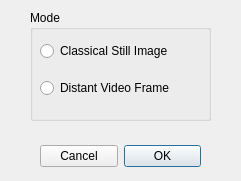
<ui version="4.0" >
 <class>ModeDialog</class>
 <widget class="QDialog" name="ModeDialog" >
  <property name="windowModality" >
   <enum>Qt::WindowModal</enum>
  </property>
  <property name="geometry" >
   <rect>
    <x>0</x>
    <y>0</y>
    <width>241</width>
    <height>181</height>
   </rect>
  </property>
  <property name="sizePolicy" >
   <sizepolicy vsizetype="Fixed" hsizetype="Fixed" >
    <horstretch>0</horstretch>
    <verstretch>0</verstretch>
   </sizepolicy>
  </property>
  <property name="windowTitle" >
   <string>Select Mode</string>
  </property>
  <property name="modal" >
   <bool>true</bool>
  </property>
  <widget class="QDialogButtonBox" name="buttonBox" >
   <property name="geometry" >
    <rect>
     <x>40</x>
     <y>140</y>
     <width>161</width>
     <height>32</height>
    </rect>
   </property>
   <property name="layoutDirection" >
    <enum>Qt::RightToLeft</enum>
   </property>
   <property name="orientation" >
    <enum>Qt::Horizontal</enum>
   </property>
   <property name="standardButtons" >
    <set>QDialogButtonBox::Cancel|QDialogButtonBox::Ok</set>
   </property>
  </widget>
  <widget class="QGroupBox" name="groupBox" >
   <property name="geometry" >
    <rect>
     <x>30</x>
     <y>10</y>
     <width>181</width>
     <height>111</height>
    </rect>
   </property>
   <property name="title" >
    <string>Mode</string>
   </property>
   <widget class="QWidget" name="layoutWidget" >
    <property name="geometry" >
     <rect>
      <x>10</x>
      <y>20</y>
      <width>161</width>
      <height>80</height>
     </rect>
    </property>
    <layout class="QVBoxLayout" name="verticalLayout" >
     <item>
      <widget class="QRadioButton" name="stillRadioButton" >
       <property name="text" >
        <string>Classical Still Image</string>
       </property>
      </widget>
     </item>
     <item>
      <widget class="QRadioButton" name="videoRadioButton" >
       <property name="text" >
        <string>Distant Video Frame</string>
       </property>
      </widget>
     </item>
    </layout>
   </widget>
  </widget>
 </widget>
 <resources/>
 <connections>
  <connection>
   <sender>buttonBox</sender>
   <signal>accepted()</signal>
   <receiver>ModeDialog</receiver>
   <slot>accept()</slot>
   <hints>
    <hint type="sourcelabel" >
     <x>218</x>
     <y>154</y>
    </hint>
    <hint type="destinationlabel" >
     <x>157</x>
     <y>182</y>
    </hint>
   </hints>
  </connection>
  <connection>
   <sender>buttonBox</sender>
   <signal>rejected()</signal>
   <receiver>ModeDialog</receiver>
   <slot>reject()</slot>
   <hints>
    <hint type="sourcelabel" >
     <x>220</x>
     <y>160</y>
    </hint>
    <hint type="destinationlabel" >
     <x>233</x>
     <y>182</y>
    </hint>
   </hints>
  </connection>
  <connection>
   <sender>stillRadioButton</sender>
   <signal>clicked()</signal>
   <receiver>ModeDialog</receiver>
   <slot>modeButtonClicked()</slot>
   <hints>
    <hint type="sourcelabel" >
     <x>126</x>
     <y>41</y>
    </hint>
    <hint type="destinationlabel" >
     <x>226</x>
     <y>36</y>
    </hint>
   </hints>
  </connection>
  <connection>
   <sender>videoRadioButton</sender>
   <signal>clicked()</signal>
   <receiver>ModeDialog</receiver>
   <slot>modeButtonClicked()</slot>
   <hints>
    <hint type="sourcelabel" >
     <x>108</x>
     <y>66</y>
    </hint>
    <hint type="destinationlabel" >
     <x>231</x>
     <y>75</y>
    </hint>
   </hints>
  </connection>
 </connections>
 <slots>
  <slot>modeButtonClicked()</slot>
 </slots>
</ui>
